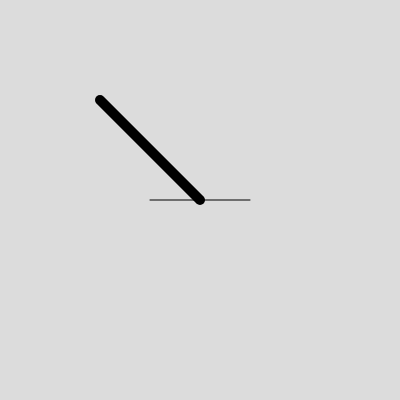
Frame 1 (no input)
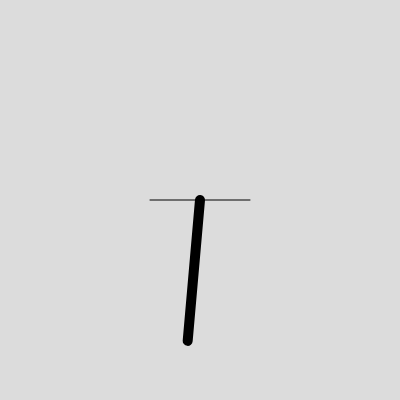
Frame 60 (no input)
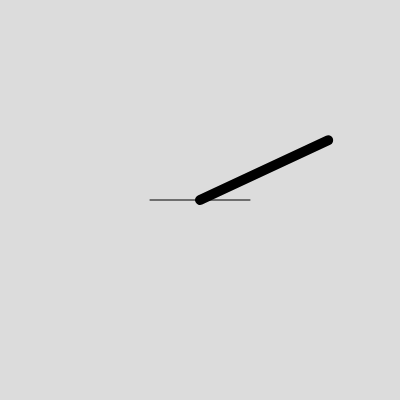
Frame 120 (the mouse pressed at the canvas centre since frame 60)

The p5.js sketch that drew these frames (run headless with seeded random() and noise() and a simulated clock; from frame 60 on, the mouse is pressed at the canvas centre):

// p5.js sketch
// ── sketch.js
angle = 0;
function setup() {
  createCanvas(400, 400);
	background(220);
	angleMode(DEGREES);
}

function draw() {
	background(220);
	strokeWeight(1);
	line(150, 200, 250, 200);
	translate(width / 2, height / 2);
	rotate(angle);
	strokeWeight(10);
	line(-100, -100, 0, 0);
	angle += 10;
}
